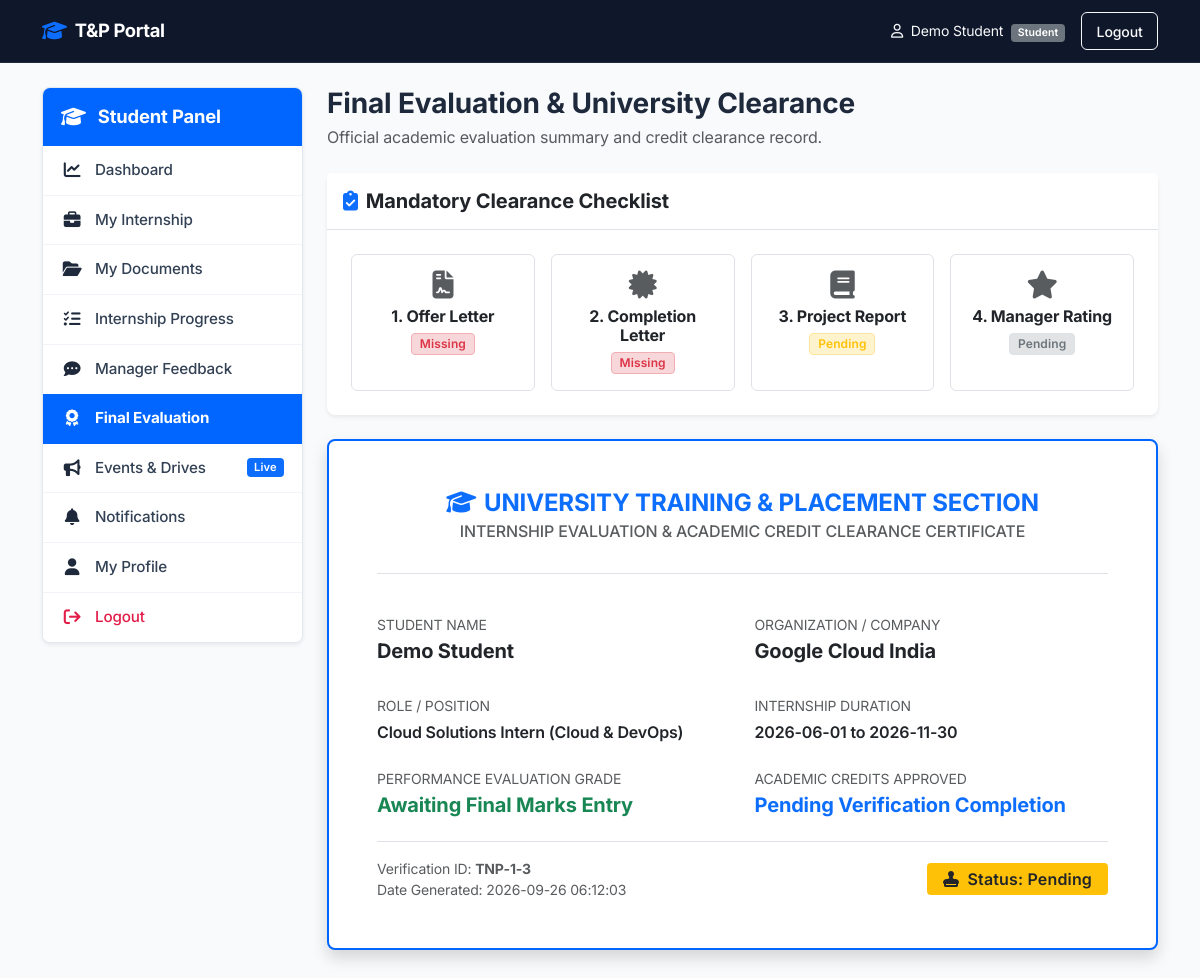
Page /student/completion (signed in) on the committed database.
### tables this page shows
CREATE TABLE internships (
            id INTEGER PRIMARY KEY AUTOINCREMENT,
            student_id INTEGER NOT NULL,
            submission_status TEXT NOT NULL DEFAULT 'Draft'
                CHECK(submission_status IN ('Draft', 'Submitted')),
            
            company_name TEXT NOT NULL,
            company_location TEXT,
            company_website TEXT,
            role TEXT,
            start_date TEXT,
            end_date TEXT,
            internship_type TEXT,
            stipend TEXT,
            mode TEXT,
            domain TEXT,
            
            manager_id INTEGER,
            manager_name TEXT,
            manager_email TEXT,

            letter_status TEXT NOT NULL DEFAULT 'Pending'
                CHECK(letter_status IN ('Pending', 'Submitted')),
            letter_filename TEXT,

            completion_filename TEXT,
            completion_status TEXT NOT NULL DEFAULT 'Not Uploaded'
                CHECK(completion_status IN ('Not Uploaded', 'Uploaded')),
            report_filename TEXT,
            report_status TEXT NOT NULL DEFAULT 'Not Uploaded'
                CHECK(report_status IN ('Not Uploaded', 'Uploaded')),

            manager_feedback TEXT,
            feedback_rating INTEGER CHECK(feedback_rating BETWEEN 1 AND 5),
            tech_skills INTEGER CHECK(tech_skills BETWEEN 1 AND 5),
            communication INTEGER CHECK(communication BETWEEN 1 AND 5),
            teamwork INTEGER CHECK(teamwork BETWEEN 1 AND 5),
            problem_solving INTEGER CHECK(problem_solving BETWEEN 1 AND 5),
            professionalism INTEGER CHECK(professionalism BETWEEN 1 AND 5),
            strengths TEXT,
            improvements TEXT,

            review_status TEXT NOT NULL DEFAULT 'Pending'
                CHECK(review_status IN ('Pending', 'Under Review', 'Approved', 'Rejected', 'Correction Required', 'Ongoing', 'Completed')),
            
            admin_remarks TEXT,

            submitted_at TIMESTAMP DEFAULT CURRENT_TIMESTAMP,
            FOREIGN KEY (student_id) REFERENCES users(id) ON DELETE CASCADE,
            FOREIGN KEY (manager_id) REFERENCES users(id) ON DELETE SET NULL
        );

### app.py (the view)
@app.route('/student/completion')
@login_required
def student_completion():
    if session.get('role') != 'student':
        return redirect(url_for('admin_dashboard'))
    conn = get_db_connection()
    internship = conn.execute(
        'SELECT * FROM internships WHERE student_id = ? ORDER BY submitted_at DESC LIMIT 1',
        (session['user_id'],)
    ).fetchone()
    conn.close()
    return render_template('student_completion.html', internship=internship)

### app.py (called while the page is built)
def login_required(f):
    @wraps(f)
    def wrapper(*args, **kwargs):
        if 'user_id' not in session:
            flash('Please log in first.', 'warning')
            return redirect(url_for('login'))
        return f(*args, **kwargs)
    return wrapper

### database.py (called while the page is built)
def get_db_connection():
    conn = sqlite3.connect(DB_PATH)
    conn.row_factory = sqlite3.Row
    conn.execute("PRAGMA foreign_keys = ON")
    return conn

### templates/student_completion.html (shortened to what this page needs)
{% extends "student_base.html" %}
{% block student_content %}
<div class="d-flex justify-content-between align-items-center mb-4">
    <div>
        <h3 class="fw-bold mb-1">Final Evaluation & University Clearance</h3>
        <p class="text-muted mb-0">Official academic evaluation summary and credit clearance record.</p>
    </div>
</div>
{% if not internship %}
<div class="alert alert-info">
    <i class="fa-solid fa-circle-info me-2"></i> No internship record found.
</div>
{% else %}
<div class="card shadow-sm border-0 mb-4">
    <div class="card-header bg-white py-3 border-bottom">
        <h5 class="fw-bold mb-0"><i class="fa-solid fa-clipboard-check text-primary me-2"></i>Mandatory Clearance Checklist</h5>
    </div>
    <div class="card-body p-4">
        <div class="row g-3">
            <div class="col-md-3">
                <div class="p-3 border rounded h-100 text-center">
                    <i class="fa-solid fa-file-contract fs-3 {% if internship.letter_filename %}text-success{% else %}text-muted{% endif %} mb-2"></i>
                    <h6 class="fw-bold mb-1">1. Offer Letter</h6>
                    {% if internship.letter_filename %}
                        <span class="badge bg-success-subtle text-success border border-success-subtle">Verified</span>
                    {% else %}
                        <span class="badge bg-danger-subtle text-danger border border-danger-subtle">Missing</span>
                    {% endif %}
                </div>
            </div>
            <div class="col-md-3">
                <div class="p-3 border rounded h-100 text-center">
                    <i class="fa-solid fa-certificate fs-3 {% if internship.completion_filename %}text-success{% else %}text-muted{% endif %} mb-2"></i>
                    <h6 class="fw-bold mb-1">2. Completion Letter</h6>
                    {% if internship.completion_filename %}
                        <span class="badge bg-success-subtle text-success border border-success-subtle">Uploaded</span>
                    {% else %}
                        <span class="badge bg-danger-subtle text-danger border border-danger-subtle">Missing</span>
                    {% endif %}
                </div>
            </div>
            <div class="col-md-3">
                <div class="p-3 border rounded h-100 text-center">
                    <i class="fa-solid fa-book fs-3 {% if internship.report_filename %}text-success{% else %}text-muted{% endif %} mb-2"></i>
                    <h6 class="fw-bold mb-1">3. Project Report</h6>
                    {% if internship.report_filename %}
                        <span class="badge bg-success-subtle text-success border border-success-subtle">Submitted</span>
                    {% else %}
                        <span class="badge bg-warning-subtle text-warning border border-warning-subtle">Pending</span>
                    {% endif %}
                </div>
            </div>
            <div class="col-md-3">
                <div class="p-3 border rounded h-100 text-center">
                    <i class="fa-solid fa-star fs-3 {% if internship.feedback_rating %}text-success{% else %}text-muted{% endif %} mb-2"></i>
                    <h6 class="fw-bold mb-1">4. Manager Rating</h6>
                    {% if internship.feedback_rating %}
                        <span class="badge bg-success-subtle text-success border border-success-subtle">{{ internship.feedback_rating }}/5.0 Stars</span>
                    {% else %}
                        <span class="badge bg-secondary-subtle text-secondary border">Pending</span>
                    {% endif %}
                </div>
            </div>
        </div>
    </div>
</div>
<div class="card shadow border-2 mb-4" id="clearance-slip" style="border-color: #0066ff;">
    <div class="card-body p-5">
        <div class="text-center pb-4 border-bottom">
            <h4 class="fw-bold text-primary mb-1">
                <i class="fa-solid fa-graduation-cap me-2"></i>UNIVERSITY TRAINING & PLACEMENT SECTION
            </h4>
            <h6 class="text-muted text-uppercase letter-spacing-1">Internship Evaluation & Academic Credit Clearance Certificate</h6>
        </div>
        <div class="row g-4 mt-3">
            <div class="col-md-6">
                <p class="mb-1 text-muted small">STUDENT NAME</p>
                <h5 class="fw-bold text-dark">{{ session.full_name }}</h5>
            </div>
            <div class="col-md-6">
                <p class="mb-1 text-muted small">ORGANIZATION / COMPANY</p>
                <h5 class="fw-bold text-dark">{{ internship.company_name }}</h5>
            </div>
            <div class="col-md-6">
                <p class="mb-1 text-muted small">ROLE / POSITION</p>
                <p class="fw-semibold mb-0">{{ internship.role }} ({{ internship.domain or 'General' }})</p>
            </div>
            <div class="col-md-6">
                <p class="mb-1 text-muted small">INTERNSHIP DURATION</p>
                <p class="fw-semibold mb-0">{{ internship.start_date or 'TBD' }} to {{ internship.end_date or 'TBD' }}</p>
            </div>
            <div class="col-md-6">
                <p class="mb-1 text-muted small">PERFORMANCE EVALUATION GRADE</p>
                <h5 class="fw-bold text-success mb-0">
                    {% if internship.feedback_rating %}
                        {% if internship.feedback_rating >= 4.5 %}Grade O (Outstanding)
                        {% elif internship.feedback_rating >= 4.0 %}Grade A+ (Excellent)
                        {% elif internship.feedback_rating >= 3.0 %}Grade A (Very Good)
                        {% else %}Grade B (Satisfactory){% endif %}
                    {% else %}
                        Awaiting Final Marks Entry
                    {% endif %}
                </h5>
            </div>
            <div class="col-md-6">
                <p class="mb-1 text-muted small">ACADEMIC CREDITS APPROVED</p>
                <h5 class="fw-bold text-primary mb-0">
                    {% if internship.review_status == 'Completed' %}
                        4.0 Academic Credits Granted
                    {% else %}
                        Pending Verification Completion
                    {% endif %}
                </h5>
            </div>
        </div>
        <div class="mt-4 pt-3 border-top d-flex justify-content-between align-items-center">
            <div class="text-muted small">
                Verification ID: <strong>TNP-{{ internship.id }}-{{ session.user_id }}</strong><br>
                Date Generated: {{ internship.submitted_at }}
            </div>
            <div class="text-end">
                <span class="badge {% if internship.review_status == 'Completed' %}bg-success{% else %}bg-warning text-dark{% endif %} p-2 px-3 fs-6">
                    <i class="fa-solid fa-stamp me-1"></i> Status: {{ internship.review_status }}
                </span>
            </div>
        </div>
    </div>
</div>
{% endif %}
{% endblock %}

### static/css/style.css (style rules this page uses)
:root { --primary-color: #0066ff; --primary-hover: #0052cc; --text-main: #1e293b; --text-muted: #64748b; --border-color: #e2e8f0; --bg-page: #f8fafc; --card-bg: #ffffff; }
body { background-color: var(--bg-page); font-family: 'Inter', -apple-system, BlinkMacSystemFont, "Segoe UI", Roboto, sans-serif; color: var(--text-main); letter-spacing: -0.01em; }
.card { background: var(--card-bg); border: 1px solid var(--border-color); border-radius: 8px; box-shadow: 0 1px 3px rgba(0, 0, 0, 0.03); transition: transform 0.15s ease, box-shadow 0.15s ease; }
.badge { border-radius: 4px; font-weight: 600; letter-spacing: 0.01em; }

### rows in the picture
internships: company_name "Google Cloud India", role "Cloud Solutions Intern", domain "Cloud & DevOps", start_date "2026-06-01", end_date "2026-11-30", id "1", submitted_at "2026-09-26 06:12:03", review_status "Pending"

### other values in the picture
{{ session.full_name }} "Demo Student"
{{ session.role|capitalize }} "Student"
{{ session.user_id }} "3"
